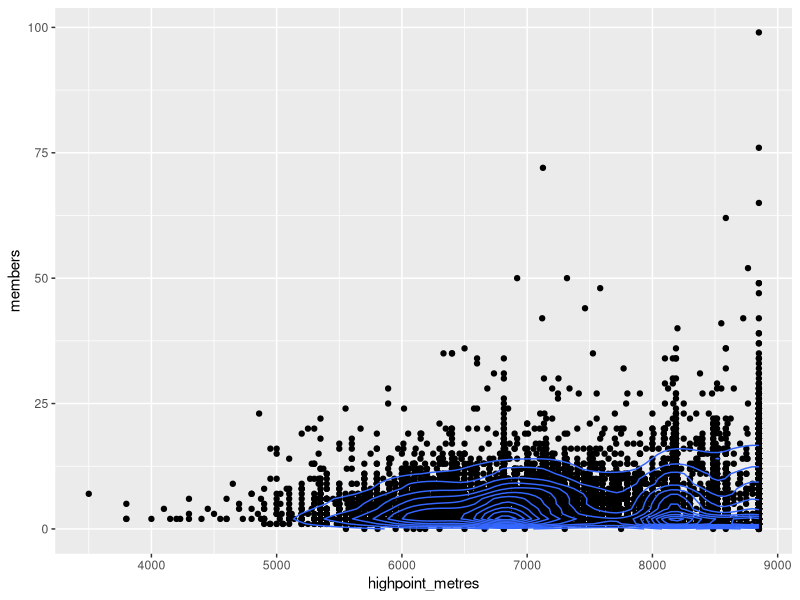

The R script that drew this image:
## ---- chunk 1
library(ggplot2)
e<-read.csv('e2.csv', header=TRUE)

mn=e$highpoint_metres
mn00<-mean(mn)
print(mn00)

ggplot(e, aes(x = highpoint_metres, y = members))+
  geom_point()+
  stat_density2d()

## ---- chunk 2
t_statistic <- function(highpoint_metres, mean_highest_elevation) {
   t <- (mean(highpoint_metres)-mean_highest_elevation)/
     (sd(highpoint_metres)/sqrt(length(highpoint_metres)))
   cat("t = ", t)
}

d<- e$highpoint_metre
h<-7400

t<-t_statistic(d, h)
 
## ---- chunk 3
#df is degree of freedom

df<-length(data)-1

df

#compute the t-critical value for a left-tailed test
#t_critical_left_tailed<-qt(p=.05, df, lower.tail=TRUE)
#cat("t_critical_left_tailed=", t_critical_left_tailed)
#compute the t-critical value for a right-tailed test
#t_critical_right_tailed<-qt(p=.05, df, lower.tail=FALSE)
#cat("t_critical_right_tailed=", t_critical_right_tailed)

#compute the t-critical value for a two-tailed test
t_critical_two_tailed<-qt(p=.05/2, df, lower.tail=FALSE)
cat("t_critical_two_tailed=", t_critical_two_tailed)


## ---- chunk 4
t<-0.879043

p_value<-2*pt(-abs(t),df=length(data)-1)

p_value

## ---- chunk 5


t.test(e$highpoint_metres, mu=7400, alternative = "two.sided") 
